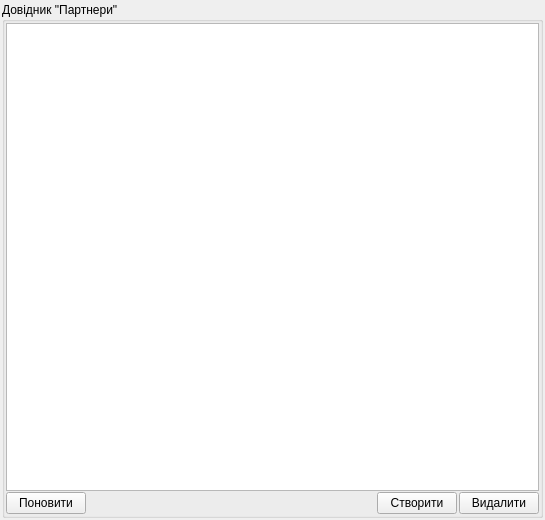
<?xml version="1.0" encoding="UTF-8"?>
<ui version="4.0">
 <class>UForm_AParkPartnery</class>
 <widget class="QWidget" name="UForm_AParkPartnery">
  <property name="geometry">
   <rect>
    <x>0</x>
    <y>0</y>
    <width>545</width>
    <height>520</height>
   </rect>
  </property>
  <property name="windowTitle">
   <string>Марки автобусів</string>
  </property>
  <layout class="QVBoxLayout" name="verticalLayout_2">
   <property name="spacing">
    <number>2</number>
   </property>
   <property name="margin">
    <number>2</number>
   </property>
   <item>
    <widget class="QGroupBox" name="groupBox_markyAuto">
     <property name="title">
      <string>Довідник &quot;Партнери&quot;</string>
     </property>
     <layout class="QVBoxLayout" name="verticalLayout">
      <property name="spacing">
       <number>1</number>
      </property>
      <property name="margin">
       <number>1</number>
      </property>
      <item>
       <widget class="QTableWidget" name="tableWidget_partnery">
        <property name="alternatingRowColors">
         <bool>true</bool>
        </property>
        <property name="selectionBehavior">
         <enum>QAbstractItemView::SelectRows</enum>
        </property>
       </widget>
      </item>
      <item>
       <layout class="QHBoxLayout" name="horizontalLayout">
        <property name="spacing">
         <number>2</number>
        </property>
        <item>
         <widget class="QPushButton" name="pushButton_reload">
          <property name="text">
           <string>Поновити</string>
          </property>
          <property name="icon">
           <iconset resource="../images/UAutoParkImg.qrc">
            <normaloff>:/icontexto_webdev_pack/icontexto_webdev_pack/icontexto-webdev-reload-032x032.png</normaloff>:/icontexto_webdev_pack/icontexto_webdev_pack/icontexto-webdev-reload-032x032.png</iconset>
          </property>
         </widget>
        </item>
        <item>
         <spacer name="horizontalSpacer">
          <property name="orientation">
           <enum>Qt::Horizontal</enum>
          </property>
          <property name="sizeHint" stdset="0">
           <size>
            <width>40</width>
            <height>20</height>
           </size>
          </property>
         </spacer>
        </item>
        <item>
         <widget class="QPushButton" name="pushButton_create">
          <property name="text">
           <string>Створити</string>
          </property>
          <property name="icon">
           <iconset resource="../images/UAutoParkImg.qrc">
            <normaloff>:/icontexto_webdev_pack/icontexto_webdev_pack/icontexto-webdev-add-032x032.png</normaloff>:/icontexto_webdev_pack/icontexto_webdev_pack/icontexto-webdev-add-032x032.png</iconset>
          </property>
         </widget>
        </item>
        <item>
         <widget class="QPushButton" name="pushButton_delete">
          <property name="text">
           <string>Видалити</string>
          </property>
          <property name="icon">
           <iconset resource="../images/UAutoParkImg.qrc">
            <normaloff>:/icontexto_webdev_pack/icontexto_webdev_pack/icontexto-webdev-remove-032x032.png</normaloff>:/icontexto_webdev_pack/icontexto_webdev_pack/icontexto-webdev-remove-032x032.png</iconset>
          </property>
         </widget>
        </item>
       </layout>
      </item>
     </layout>
    </widget>
   </item>
  </layout>
 </widget>
 <resources>
  <include location="../images/UAutoParkImg.qrc"/>
 </resources>
 <connections/>
</ui>
